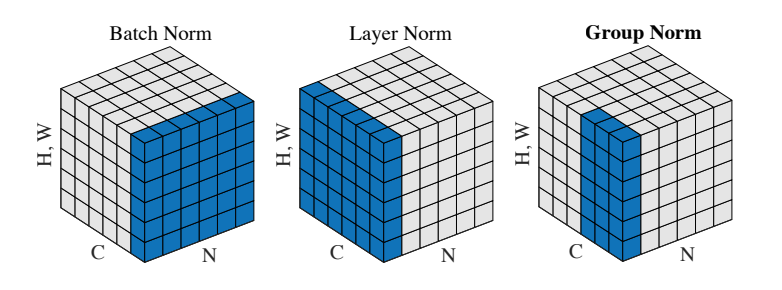
#> input picture Algos_from_Scratch/Deep_Learning/cs231n/assignments/assignment2/cs231n/notebook_images/normalization.png, 782 x 290 px, given in place of kitten.jpg, which was not available
$ jupyter execute --allow-errors ConvolutionalNetworks.ipynb   (shell and % lines are left out)   (text cells are left out)
#> lines starting #> are read from the running program, lines starting #| are printed output that depends on the picture; pictures that were not available may be replaced by others from this repository, and a replacement may not be noted
### Algos_from_Scratch/Deep_Learning/cs231n/assignments/assignment2/cs231n/layers.py
from builtins import range
import numpy as np


# [498 lines left out: functions affine_forward, affine_backward, relu_forward, relu_backward, softmax_loss, batchnorm_forward and 6 more, not called in this run]


def conv_forward_naive(x, w, b, conv_param):
    """A naive implementation of the forward pass for a convolutional layer.

    The input consists of N data points, each with C channels, height H and
    width W. We convolve each input with F different filters, where each filter
    spans all C channels and has height HH and width WW.

    Input:
    - x: Input data of shape (N, C, H, W)
    - w: Filter weights of shape (F, C, HH, WW)
    - b: Biases, of shape (F,)
    - conv_param: A dictionary with the following keys:
      - 'stride': The number of pixels between adjacent receptive fields in the
        horizontal and vertical directions.
      - 'pad': The number of pixels that will be used to zero-pad the input.

    During padding, 'pad' zeros should be placed symmetrically (i.e equally on both sides)
    along the height and width axes of the input. Be careful not to modfiy the original
    input x directly.

    Returns a tuple of:
    - out: Output data, of shape (N, F, H', W') where H' and W' are given by
      H' = 1 + (H + 2 * pad - HH) / stride
      W' = 1 + (W + 2 * pad - WW) / stride
    - cache: (x, w, b, conv_param)
    """
    out = None
    ###########################################################################
    # TODO: Implement the convolutional forward pass.                         #
    # Hint: you can use the function np.pad for padding.                      #
    ###########################################################################
    stride = conv_param["stride"]
    p = conv_param["pad"]

    N,C,H,W = x.shape
    F,C,HH,WW = w.shape

    H1 = 1 + (H+2*p-HH)//stride
    W1 = 1 + (W+2*p-WW)//stride

    out = np.zeros((N,F,H1,W1))

    x_pad = np.pad(x,((0,0),(0,0),(p,p),(p,p)),mode='constant')

    for f in range(F): # Choose which filter
      for n in range(N): # Choose which layer
        for i in range(0,H+2*p-HH+1,stride): # All possible starting h's
          for j in range(0,W+2*p-WW+1,stride):# All possible starting w's
            region = x_pad[n,:,i:i+HH,j:j+WW]
            filter = w[f,:,:,:]
            out[n,f,i//stride,j//stride]=np.sum(region*w[f])+b[f]

    ###########################################################################
    #                             END OF YOUR CODE                            #
    ###########################################################################
    cache = (x, w, b, conv_param)
    return out, cache


# [56 lines left out: function conv_backward_naive, not called in this run]


def max_pool_forward_naive(x, pool_param):
    """A naive implementation of the forward pass for a max-pooling layer.

    Inputs:
    - x: Input data, of shape (N, C, H, W)
    - pool_param: dictionary with the following keys:
      - 'pool_height': The height of each pooling region
      - 'pool_width': The width of each pooling region
      - 'stride': The distance between adjacent pooling regions

    No padding is necessary here, eg you can assume:
      - (H - pool_height) % stride == 0
      - (W - pool_width) % stride == 0

    Returns a tuple of:
    - out: Output data, of shape (N, C, H', W') where H' and W' are given by
      H' = 1 + (H - pool_height) / stride
      W' = 1 + (W - pool_width) / stride
    - cache: (x, pool_param)
    """
    out = None
    ###########################################################################
    # TODO: Implement the max-pooling forward pass                            #
    ###########################################################################
    N,C,H,W = x.shape
    HH = pool_param["pool_height"]
    WW = pool_param["pool_width"]
    stride = pool_param["stride"]

    H1 = 1 + (H-HH)//stride
    W1 = 1 + (W-WW)//stride

    out = np.zeros((N,C,H1,W1))

    for n in range(N):
      for c in range(C):
        for i in range(0,H-HH+1,stride):
          for j in range(0,W-WW+1,stride):
            region = x[n,c,i:i+HH,j:j+WW]
            out[n,c,i//stride,j//stride]=np.max(region)

    ###########################################################################
    #                             END OF YOUR CODE                            #
    ###########################################################################
    cache = (x, pool_param)
    return out, cache


# [215 lines left out: functions max_pool_backward_naive, spatial_batchnorm_forward, spatial_batchnorm_backward, spatial_groupnorm_forward, spatial_groupnorm_backward, not called in this run]

### Algos_from_Scratch/Deep_Learning/cs231n/assignments/assignment2/cs231n/layer_utils.py
from .layers import *
from .fast_layers import *


# [63 lines left out: functions affine_relu_forward, affine_relu_backward, generic_forward, generic_backward, not called in this run]


def conv_relu_forward(x, w, b, conv_param):
    """
    A convenience layer that performs a convolution followed by a ReLU.

    Inputs:
    - x: Input to the convolutional layer
    - w, b, conv_param: Weights and parameters for the convolutional layer

    Returns a tuple of:
    - out: Output from the ReLU
    - cache: Object to give to the backward pass
    """
    a, conv_cache = conv_forward_fast(x, w, b, conv_param)
    out, relu_cache = relu_forward(a)
    cache = (conv_cache, relu_cache)
    return out, cache


# [24 lines left out: functions conv_relu_backward, conv_bn_relu_forward, conv_bn_relu_backward, not called in this run]


def conv_relu_pool_forward(x, w, b, conv_param, pool_param):
    """
    Convenience layer that performs a convolution, a ReLU, and a pool.

    Inputs:
    - x: Input to the convolutional layer
    - w, b, conv_param: Weights and parameters for the convolutional layer
    - pool_param: Parameters for the pooling layer

    Returns a tuple of:
    - out: Output from the pooling layer
    - cache: Object to give to the backward pass
    """
    a, conv_cache = conv_forward_fast(x, w, b, conv_param)
    s, relu_cache = relu_forward(a)
    out, pool_cache = max_pool_forward_fast(s, pool_param)
    cache = (conv_cache, relu_cache, pool_cache)
    return out, cache

# [9 lines left out: function conv_relu_pool_backward, not called in this run]

### Algos_from_Scratch/Deep_Learning/cs231n/assignments/assignment2/ConvolutionalNetworks.ipynb
[cell 1]
# This mounts your Google Drive to the Colab VM.
from google.colab import drive
drive.mount('/content/drive')

# TODO: Enter the foldername in your Drive where you have saved the unzipped
# assignment folder, e.g. 'cs231n/assignments/assignment2/'
FOLDERNAME = 'cs231n/assignments/assignment2/'
assert FOLDERNAME is not None, "[!] Enter the foldername."

# Now that we've mounted your Drive, this ensures that
# the Python interpreter of the Colab VM can load
# python files from within it.
import sys
sys.path.append('/content/drive/My Drive/{}'.format(FOLDERNAME))

# This downloads the CIFAR-10 dataset to your Drive
# if it doesn't already exist.
%cd /content/drive/My\ Drive/$FOLDERNAME/cs231n/datasets/
%cd /content/drive/My\ Drive/$FOLDERNAME

[cell 2]
# Setup cell.
import numpy as np
import matplotlib.pyplot as plt
from cs231n.classifiers.cnn import *
from cs231n.data_utils import get_CIFAR10_data
from cs231n.gradient_check import eval_numerical_gradient_array, eval_numerical_gradient
from cs231n.layers import *
from cs231n.fast_layers import *
from cs231n.solver import Solver

plt.rcParams['figure.figsize'] = (10.0, 8.0) # set default size of plots
plt.rcParams['image.interpolation'] = 'nearest'
plt.rcParams['image.cmap'] = 'gray'

import sys
import types
import importlib

if "imp" not in sys.modules:
    imp = types.ModuleType("imp")
    imp.reload = importlib.reload
    sys.modules["imp"] = imp


def rel_error(x, y):
  """ returns relative error """
  return np.max(np.abs(x - y) / (np.maximum(1e-8, np.abs(x) + np.abs(y))))

#> (a cell that did not finish here is left out)

[cell 4]
x_shape = (2, 3, 4, 4)
w_shape = (3, 3, 4, 4)
x = np.linspace(-0.1, 0.5, num=np.prod(x_shape)).reshape(x_shape)
w = np.linspace(-0.2, 0.3, num=np.prod(w_shape)).reshape(w_shape)
b = np.linspace(-0.1, 0.2, num=3)

conv_param = {'stride': 2, 'pad': 1}
out, _ = conv_forward_naive(x, w, b, conv_param)
correct_out = np.array([[[[-0.08759809, -0.10987781],
                           [-0.18387192, -0.2109216 ]],
                          [[ 0.21027089,  0.21661097],
                           [ 0.22847626,  0.23004637]],
                          [[ 0.50813986,  0.54309974],
                           [ 0.64082444,  0.67101435]]],
                         [[[-0.98053589, -1.03143541],
                           [-1.19128892, -1.24695841]],
                          [[ 0.69108355,  0.66880383],
                           [ 0.59480972,  0.56776003]],
                          [[ 2.36270298,  2.36904306],
                           [ 2.38090835,  2.38247847]]]])

# Compare your output to ours; difference should be around e-8
print('Testing conv_forward_naive')
print('difference: ', rel_error(out, correct_out))

[cell 5]
from imageio import imread
from PIL import Image

kitten = imread('cs231n/notebook_images/kitten.jpg')
#> kitten is the input picture: shape (290, 782, 4); mean R, G, B, A 195.4, 209.7, 219.7, 254.6
puppy = imread('cs231n/notebook_images/puppy.jpg')
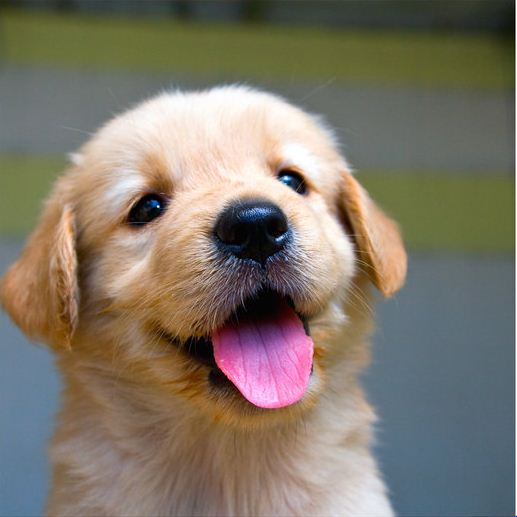
#> input picture Algos_from_Scratch/Deep_Learning/cs231n/assignments/assignment2/cs231n/notebook_images/puppy.jpg, 517 x 517 px, found by its file name
#> puppy is the input picture: shape (517, 517, 3); mean R, G, B 128.1, 119.4, 106
# kitten is wide, and puppy is already square
d = kitten.shape[1] - kitten.shape[0]
#> d = 492
kitten_cropped = kitten[:, d//2:-d//2, :]
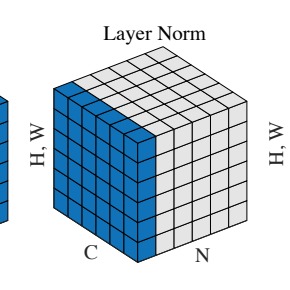
#> kitten_cropped: shape (290, 290, 4); mean R, G, B, A 196.6, 211.4, 221.8, 255

img_size = 200   # Make this smaller if it runs too slow
resized_puppy = np.array(Image.fromarray(puppy).resize((img_size, img_size)))
resized_kitten = np.array(Image.fromarray(kitten_cropped).resize((img_size, img_size)))
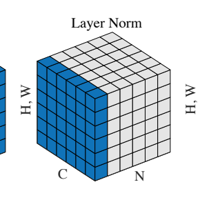
#> resized_kitten: shape (200, 200, 4); mean R, G, B, A 196.5, 211.2, 221.6, 255
x = np.zeros((2, 3, img_size, img_size))
x[0, :, :, :] = resized_puppy.transpose((2, 0, 1))
#> (the rest of this cell did not finish here and is left out)

[cell 6]
np.random.seed(231)
x = np.random.randn(4, 3, 5, 5)
w = np.random.randn(2, 3, 3, 3)
b = np.random.randn(2,)
dout = np.random.randn(4, 2, 5, 5)
conv_param = {'stride': 1, 'pad': 1}

#> (the rest of this cell did not finish here and is left out)

[cell 7]
x_shape = (2, 3, 4, 4)
x = np.linspace(-0.3, 0.4, num=np.prod(x_shape)).reshape(x_shape)
pool_param = {'pool_width': 2, 'pool_height': 2, 'stride': 2}

out, _ = max_pool_forward_naive(x, pool_param)

correct_out = np.array([[[[-0.26315789, -0.24842105],
                          [-0.20421053, -0.18947368]],
                         [[-0.14526316, -0.13052632],
                          [-0.08631579, -0.07157895]],
                         [[-0.02736842, -0.01263158],
                          [ 0.03157895,  0.04631579]]],
                        [[[ 0.09052632,  0.10526316],
                          [ 0.14947368,  0.16421053]],
                         [[ 0.20842105,  0.22315789],
                          [ 0.26736842,  0.28210526]],
                         [[ 0.32631579,  0.34105263],
                          [ 0.38526316,  0.4       ]]]])

# Compare your output with ours. Difference should be on the order of e-8.
print('Testing max_pool_forward_naive function:')
print('difference: ', rel_error(out, correct_out))

[cell 8]
np.random.seed(231)
x = np.random.randn(3, 2, 8, 8)
dout = np.random.randn(3, 2, 4, 4)
pool_param = {'pool_height': 2, 'pool_width': 2, 'stride': 2}

#> (the rest of this cell did not finish here and is left out)

[cell 9]
# Remember to restart the runtime after executing this cell!
%cd /content/drive/My\ Drive/$FOLDERNAME/cs231n/
%cd /content/drive/My\ Drive/$FOLDERNAME/

[cell 10]
# Rel errors should be around e-9 or less.
from cs231n.fast_layers import conv_forward_fast, conv_backward_fast
from time import time
np.random.seed(231)
x = np.random.randn(100, 3, 31, 31)
w = np.random.randn(25, 3, 3, 3)
b = np.random.randn(25,)
dout = np.random.randn(100, 25, 16, 16)
conv_param = {'stride': 2, 'pad': 1}

t0 = time()
out_naive, cache_naive = conv_forward_naive(x, w, b, conv_param)
t1 = time()
#> (the rest of this cell did not finish here and is left out)

[cell 11]
# Relative errors should be close to 0.0.
from cs231n.fast_layers import max_pool_forward_fast, max_pool_backward_fast
np.random.seed(231)
x = np.random.randn(100, 3, 32, 32)
dout = np.random.randn(100, 3, 16, 16)
pool_param = {'pool_height': 2, 'pool_width': 2, 'stride': 2}

t0 = time()
out_naive, cache_naive = max_pool_forward_naive(x, pool_param)
t1 = time()
#> (the rest of this cell did not finish here and is left out)

[cell 12]
from cs231n.layer_utils import conv_relu_pool_forward, conv_relu_pool_backward
np.random.seed(231)
x = np.random.randn(2, 3, 16, 16)
w = np.random.randn(3, 3, 3, 3)
b = np.random.randn(3,)
dout = np.random.randn(2, 3, 8, 8)
conv_param = {'stride': 1, 'pad': 1}
pool_param = {'pool_height': 2, 'pool_width': 2, 'stride': 2}

#> (the rest of this cell did not finish here and is left out)

[cell 13]
from cs231n.layer_utils import conv_relu_forward, conv_relu_backward
np.random.seed(231)
x = np.random.randn(2, 3, 8, 8)
w = np.random.randn(3, 3, 3, 3)
b = np.random.randn(3,)
dout = np.random.randn(2, 3, 8, 8)
conv_param = {'stride': 1, 'pad': 1}

#> (the rest of this cell did not finish here and is left out)

#> (a cell that did not finish here is left out)

[cell 15]
num_inputs = 2
input_dim = (3, 16, 16)
reg = 0.0
num_classes = 10
np.random.seed(231)
X = np.random.randn(num_inputs, *input_dim)
y = np.random.randint(num_classes, size=num_inputs)

#> (the rest of this cell did not finish here and is left out)

[cell 16]
np.random.seed(231)

num_train = 100
#> (the rest of this cell did not finish here and is left out)

#> (a cell that did not finish here is left out)

#> (a cell that did not finish here is left out)

[cell 19]
plt.subplot(2, 1, 1)
plt.plot(solver.loss_history, 'o')
plt.xlabel('iteration')
plt.ylabel('loss')

plt.subplot(2, 1, 2)
plt.plot(solver.train_acc_history, '-o')
plt.plot(solver.val_acc_history, '-o')
plt.legend(['train', 'val'], loc='upper left')
plt.xlabel('epoch')
plt.ylabel('accuracy')
plt.show()

[cell 20]
model = ThreeLayerConvNet(weight_scale=0.001, hidden_dim=500, reg=0.001)

solver = Solver(
    model,
    data,
    num_epochs=1,
    batch_size=50,
    update_rule='adam',
    optim_config={'learning_rate': 1e-3,},
    verbose=True,
    print_every=20
)
solver.train()

[cell 21]
# Print final training accuracy.
print(
    "Full data training accuracy:",
    solver.check_accuracy(data['X_train'], data['y_train'])
)

[cell 22]
# Print final validation accuracy.
print(
    "Full data validation accuracy:",
    solver.check_accuracy(data['X_val'], data['y_val'])
)

[cell 23]
from cs231n.vis_utils import visualize_grid

grid = visualize_grid(model.params['W1'].transpose(0, 2, 3, 1))
plt.imshow(grid.astype('uint8'))
plt.axis('off')
plt.gcf().set_size_inches(5, 5)
plt.show()

[cell 24]
np.random.seed(231)

# Check the training-time forward pass by checking means and variances
# of features both before and after spatial batch normalization.
N, C, H, W = 2, 3, 4, 5
x = 4 * np.random.randn(N, C, H, W) + 10

print('Before spatial batch normalization:')
print('  shape: ', x.shape)
print('  means: ', x.mean(axis=(0, 2, 3)))
print('  stds: ', x.std(axis=(0, 2, 3)))

# Means should be close to zero and stds close to one
gamma, beta = np.ones(C), np.zeros(C)
bn_param = {'mode': 'train'}
out, _ = spatial_batchnorm_forward(x, gamma, beta, bn_param)
print('After spatial batch normalization:')
print('  shape: ', out.shape)
print('  means: ', out.mean(axis=(0, 2, 3)))
print('  stds: ', out.std(axis=(0, 2, 3)))

# Means should be close to beta and stds close to gamma
gamma, beta = np.asarray([3, 4, 5]), np.asarray([6, 7, 8])
out, _ = spatial_batchnorm_forward(x, gamma, beta, bn_param)
print('After spatial batch normalization (nontrivial gamma, beta):')
print('  shape: ', out.shape)
print('  means: ', out.mean(axis=(0, 2, 3)))
print('  stds: ', out.std(axis=(0, 2, 3)))

[cell 25]
np.random.seed(231)

# Check the test-time forward pass by running the training-time
# forward pass many times to warm up the running averages, and then
# checking the means and variances of activations after a test-time
# forward pass.
N, C, H, W = 10, 4, 11, 12

bn_param = {'mode': 'train'}
gamma = np.ones(C)
beta = np.zeros(C)
for t in range(50):
  x = 2.3 * np.random.randn(N, C, H, W) + 13
  spatial_batchnorm_forward(x, gamma, beta, bn_param)
bn_param['mode'] = 'test'
x = 2.3 * np.random.randn(N, C, H, W) + 13
a_norm, _ = spatial_batchnorm_forward(x, gamma, beta, bn_param)

# Means should be close to zero and stds close to one, but will be
# noisier than training-time forward passes.
print('After spatial batch normalization (test-time):')
print('  means: ', a_norm.mean(axis=(0, 2, 3)))
print('  stds: ', a_norm.std(axis=(0, 2, 3)))

[cell 26]
np.random.seed(231)
N, C, H, W = 2, 3, 4, 5
x = 5 * np.random.randn(N, C, H, W) + 12
gamma = np.random.randn(C)
beta = np.random.randn(C)
dout = np.random.randn(N, C, H, W)

bn_param = {'mode': 'train'}
fx = lambda x: spatial_batchnorm_forward(x, gamma, beta, bn_param)[0]
fg = lambda a: spatial_batchnorm_forward(x, gamma, beta, bn_param)[0]
fb = lambda b: spatial_batchnorm_forward(x, gamma, beta, bn_param)[0]

dx_num = eval_numerical_gradient_array(fx, x, dout)
da_num = eval_numerical_gradient_array(fg, gamma, dout)
db_num = eval_numerical_gradient_array(fb, beta, dout)

#You should expect errors of magnitudes between 1e-12~1e-06
_, cache = spatial_batchnorm_forward(x, gamma, beta, bn_param)
dx, dgamma, dbeta = spatial_batchnorm_backward(dout, cache)
print('dx error: ', rel_error(dx_num, dx))
print('dgamma error: ', rel_error(da_num, dgamma))
print('dbeta error: ', rel_error(db_num, dbeta))

[cell 27]
np.random.seed(231)

# Check the training-time forward pass by checking means and variances
# of features both before and after spatial batch normalization.
N, C, H, W = 2, 6, 4, 5
G = 2
x = 4 * np.random.randn(N, C, H, W) + 10
x_g = x.reshape((N*G,-1))
print('Before spatial group normalization:')
print('  shape: ', x.shape)
print('  means: ', x_g.mean(axis=1))
print('  stds: ', x_g.std(axis=1))

# Means should be close to zero and stds close to one
gamma, beta = np.ones((1,C,1,1)), np.zeros((1,C,1,1))
bn_param = {'mode': 'train'}

out, _ = spatial_groupnorm_forward(x, gamma, beta, G, bn_param)
out_g = out.reshape((N*G,-1))
print('After spatial group normalization:')
print('  shape: ', out.shape)
print('  means: ', out_g.mean(axis=1))
print('  stds: ', out_g.std(axis=1))
